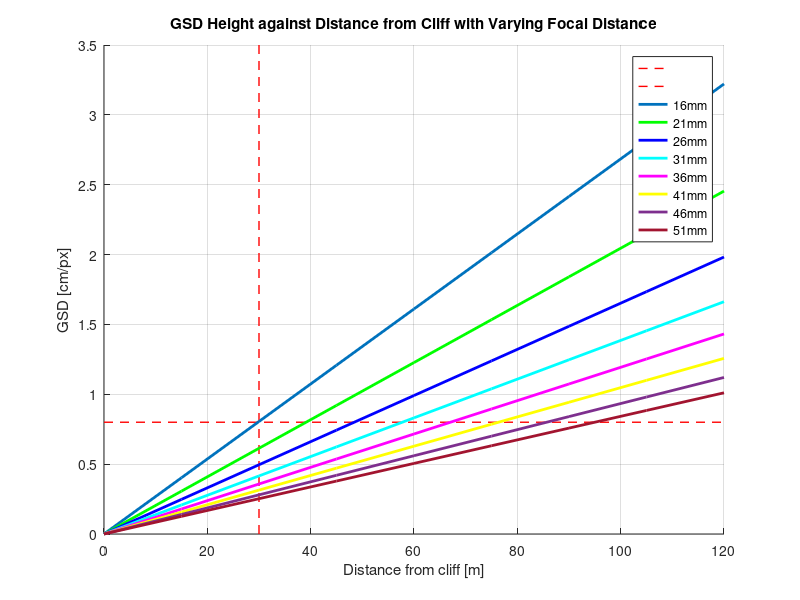
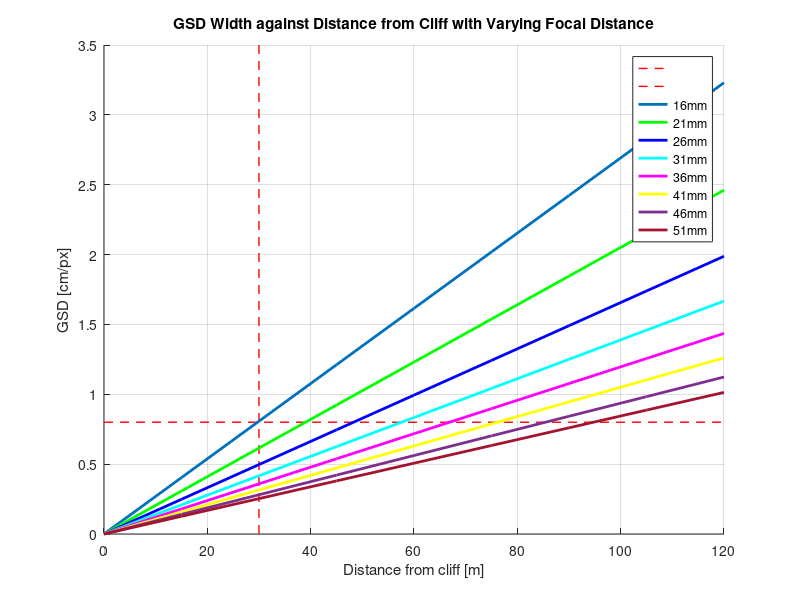

These charts were generated, in order, by the following MATLAB code:
clc; clear all; close all
 
%%
 
figure(1)
hold on
line([30 30],[0 3.5],'color',[1 0 0],'linewidth',1,'LineStyle', '--');
line([0 120],[0.8 0.8],'color',[1 0 0],'linewidth',1,'LineStyle', '--');
title('GSD Height against Distance from Cliff with Varying Focal Distance');
xlabel('Distance from cliff [m]');
ylabel('GSD [cm/px]');
grid on
 
F_l = 16;                    %Inital Focal Length (mm)
 
for i = 1:8;
    Sh = 15.6;                     %Sensor Height (mm)
    Sw = 23.5;                     %Sensor Width (mm)
    Iw = 5456;                     %Image Width (px)
    Ih = 3632;                     %Image Height (px)
    Fh = 0:15:120;
    GSD_h = (Fh*100*Sh)./(F_l*Ih);
    
    if i==1
        color = [0 0.4470 0.7410]
    end
    if i==2
        color = [0 1 0]
    end
    if i==3
        color = [0 0 1]
    end
    if i==4
        color = [0 1 1]
    end
    if i==5
        color = [1 0 1]
    end
    if i==6
        color = [1 1 0]
    end
    if i==7
        color = [0.4940 0.1840 0.5560]
    end
    if i==8
        color = [0.6350 0.0780 0.1840]
    end
 
    plot(Fh,GSD_h, "-", 'Color', color,'LineWidth', 2);
 
    F_l = F_l + 5
    
end
legend('','','16mm','21mm','26mm','31mm','36mm','41mm','46mm','51mm');
%%
 
figure(2)
hold on
line([30 30],[0 3.5],'color',[1 0 0],'linewidth',1,'LineStyle', '--');
line([0 120],[0.8 0.8],'color',[1 0 0],'linewidth',1,'LineStyle', '--');
title('GSD Width against Distance from Cliff with Varying Focal Distance');
xlabel('Distance from cliff [m]');
ylabel('GSD [cm/px]');
grid on
 
F_l = 16;                    %Inital Focal Length (mm)
 
for i = 1:8;
    Sh = 15.6;                     %Sensor Height (mm)
    Sw = 23.5;                     %Sensor Width (mm)
    Iw = 5456;                     %Image Width (px)
    Ih = 3632;                     %Image Height (px)
    Fh = 0:15:120;
    GSD_w = (Fh*100*Sw)./(F_l*Iw);
    
    if i==1
        color = [0 0.4470 0.7410]
    end
    if i==2
        color = [0 1 0]
    end
    if i==3
        color = [0 0 1]
    end
    if i==4
        color = [0 1 1]
    end
    if i==5
        color = [1 0 1]
    end
    if i==6
        color = [1 1 0]
    end
    if i==7
        color = [0.4940 0.1840 0.5560]
    end
    if i==8
        color = [0.6350 0.0780 0.1840]
    end
 
    plot(Fh,GSD_w, "-", 'Color', color,'LineWidth', 2);
 
 
    F_l = F_l + 5
    
end
legend('','','16mm','21mm','26mm','31mm','36mm','41mm','46mm','51mm');

%%
%%Real calculations

FL = [1.6,3.2,5];
GSDw = (300*2.32)./(FL*5456);
GSDh = (300*1.54)./(FL*3632);
